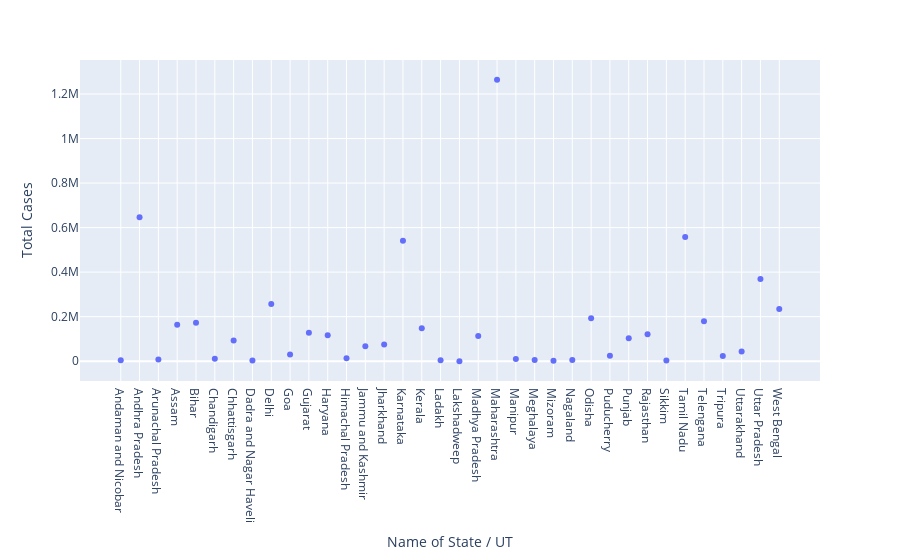

Source (notebook cell):
### Code cell
#plotly express

px.scatter(df, x='Name of State / UT',y='Total Cases')

### Figure 1 — Plotly figure (JSON) as saved in the notebook; plotly's stock layout.template omitted (floating-point values rounded to 4 significant figures)
{"data": [{"hovertemplate": "Name of State / UT=%{x}<br>Total Cases=%{y}<extra></extra>", "legendgroup": "", "marker": {"color": "#636efa", "symbol": "circle"}, "mode": "markers", "name": "", "orientation": "v", "showlegend": false, "type": "scatter", "x": ["Andaman and Nicobar", "Andhra Pradesh", "Arunachal Pradesh", "Assam", "Bihar", "Chandigarh", "Chhattisgarh", "Dadra and Nagar Haveli", "Delhi", "Goa", "Gujarat", "Haryana", "Himachal Pradesh", "Jammu and Kashmir", "Jharkhand", "Karnataka", "Kerala", "Ladakh", "Lakshadweep", "Madhya Pradesh", "Maharashtra", "Manipur", "Meghalaya", "Mizoram", "Nagaland", "Odisha", "Puducherry", "Punjab", "Rajasthan", "Sikkim", "Tamil Nadu", "Telengana", "Tripura", "Uttarakhand", "Uttar Pradesh", "West Bengal"], "xaxis": "x", "y": [3712, 646530, 8133, 163491, 172854, 10726, 93351, 2962, 256789, 29879, 127379, 116856, 13049, 67510, 75089, 540847, 148132, 3933, 0, 113057, 1263799, 9376, 4961, 1713, 5671, 192548, 24227, 103464, 120739, 2628, 557999, 179246, 23789, 43720, 369686, 234673], "yaxis": "y"}], "layout": {"legend": {"tracegroupgap": 0}, "margin": {"t": 60}, "xaxis": {"anchor": "y", "domain": [0, 1], "title": {"text": "Name of State / UT"}}, "yaxis": {"anchor": "x", "domain": [0, 1], "title": {"text": "Total Cases"}}}}
